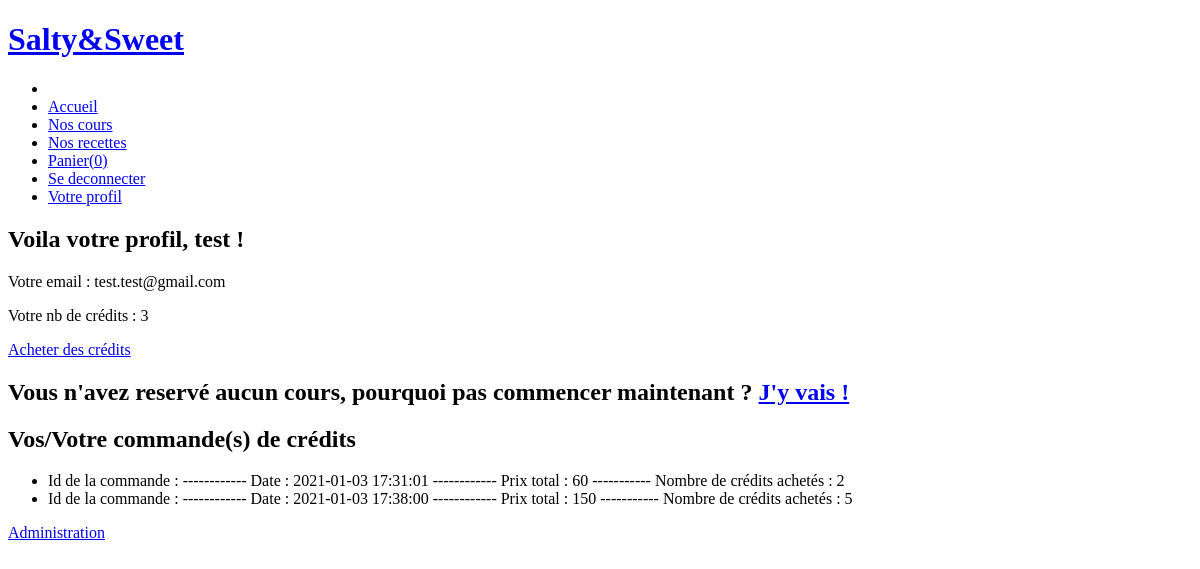
The app's page /index.php?page=profil (signed in) with its own data.
### tables this page shows
CREATE TABLE `Clients` (
  `idClient` int(11) NOT NULL,
  `nom` varchar(20) NOT NULL,
  `prenom` varchar(20) NOT NULL,
  `codePostale` int(5) NOT NULL,
  `email` varchar(20) NOT NULL,
  `pseudo` varchar(20) NOT NULL,
  `motDePasse` varchar(255) NOT NULL,
  `nbCredits` int(11) NOT NULL
);

CREATE TABLE `CommandeCredit` (
  `idCommande` int(11) NOT NULL,
  `idClient` int(11) NOT NULL,
  `date` datetime NOT NULL,
  `prixTotal` int(11) NOT NULL
);

### app/Controller/controllerCommande.php (called while the page is built, shortened)
<?php
class controllerCommande
{
    public function getCommandeClient($idClient)
    {
        $controllerClients= new controllerClients();
        $recupEmail= $controllerClients->infoClient($idClient);
        $client= new Clients($recupEmail);
        $email= $client->getEmail();
        $nbCredits=$client->getNbCredits();
        $controllerCommandeCredit=new controllerCommandeCredit();
        $CommandesCredits=$controllerCommandeCredit->getCommandeClient($idClient);
        include "app/View/Profil.php";
    }
}
?>

### app/Model/ClientModel.php (called while the page is built, shortened)
<?php
class ClientModel extends model
{
    public function __construct()
    {
        $this->table="Clients";
    }
    public function informationClient($idClient){
        $condition = array("condition"=>"idClient = $idClient");
        $results= $this->trouverOne($condition);
        return $results;
    }
}
?>

### app/Model/model.php (called while the page is built, shortened)
<?php
include "app/Config/Database.php";
class model{
    protected $table;
    private $connex;
    public function __construct($table)
    {
        $bd=new database();
        $this->connex= $bd->getConnexion();
    }
    public function trouver($donnees=array()){
        $specification=" * ";
        $autreTable= " ";
        $condition= " 1 ";
        $otherconditions= " ";
        if (isset($donnees["condition"])){
            $condition=$donnees["condition"];
        }
        $sql = "SELECT".$specification." FROM ".$this->table." ".$autreTable." WHERE ".$condition. " ".$otherconditions;
        $envoisql=$this->connex->query($sql);
        $resultatssql=$envoisql->fetchAll(PDO::FETCH_ASSOC);
        return $resultatssql;
    }
    public function trouverOne($donnees=array()){
        $specification=" * ";
        $autreTable= " ";
        $condition= " 1 ";
        $otherconditions= " ";
        if (isset($donnees["condition"])){
            $condition=$donnees["condition"];
        }
        $sql = "SELECT".$specification." FROM ".$this->table." ".$autreTable." WHERE ".$condition. " ".$otherconditions;
        $envoisql=$this->connex->query($sql);
        $resultatssql=$envoisql->fetch(PDO::FETCH_ASSOC);
        return $resultatssql;
    }
}
?>

### app/Config/Database.php (called while the page is built, shortened)
<?php
class Database{
    private $_host = "localhost";
    private $_db_name = "Site";
    private $_username = "user";
    private $_password = "user";
    public function getConnexion(){
        $this->_conn = null;
        try{
            $this->_conn = new \PDO("mysql:host=" . $this->_host . ";dbname=" . $this->_db_name, $this->_username, $this->_password);
            $this->_conn->exec("set names utf8");
        }catch(PDOException $exception){
            echo "Connection error: " . $exception->getMessage();
        }
        return $this->_conn;
    }
}
?>

### app/Controller/controllerClients.php (called while the page is built, shortened)
<?php
class controllerClients
{
    private $model;
    public function __construct()
    {
        $this->model= new ClientModel();
    }
    public function infoClient($idClient){
        $results= $this->model->informationClient($idClient);
        return $results;
    }
}
?>

### app/Entity/Clients.php (called while the page is built, shortened)
<?php
class Clients
{
    private $email;
    private $nbCredits;
    public function hydrate(array $donnees)
    {
        foreach ($donnees as $key => $values) {
            $method = 'set' . ucfirst($key);
        }
    }
    public function getEmail()
    {
        return $this->email;
    }
    public function setEmail($email)
    {
        $this->email = $email;
    }
    public function getNbCredits()
    {
        return $this->nbCredits;
    }
    public function setNbCredits($nbCredits)
    {
        $this->nbCredits = $nbCredits;
    }
}

### app/Controller/controllerCommandeCredit.php (called while the page is built, shortened)
<?php
class controllerCommandeCredit
{
    private $model;
    public function __construct()
    {
        $this->model= new CommandeCreditModel();
    }
    public function getCommandeClient($idClient)
    {
        $resultsCommandeClient=$this->model->getCommandeIdClient($idClient);
        if($resultsCommandeClient !=NULL){
            $toutesLesCommandes= array();
            foreach($resultsCommandeClient as $commande){
                $comm= new Commande($commande);
                array_push($toutesLesCommandes, $comm);
            }
        }
        return $toutesLesCommandes;
    }
}
?>

### app/Model/CommandeCreditModel.php (called while the page is built, shortened)
<?php
class CommandeCreditModel extends model
{
    public function __construct()
    {
        $this->table="CommandeCredit";
    }
    public function getCommandeIdClient($idClient)
    {
        $condition=array("condition"=>"idClient = $idClient");
        $results=$this->trouver($condition);
        return $results;
    }
}
?>

### app/Entity/Commande.php (called while the page is built, shortened)
<?php
class Commande
{
    private $date;
    private $prixTotal;
    public function hydrate(array $donnees)
    {
        foreach ($donnees as $key => $values) {
            $method = 'set' . ucfirst($key);
        }
    }
    public function getDate()
    {
        return $this->date;
    }
    public function setDate($date)
    {
        $this->date = $date;
    }
    public function getPrixTotal()
    {
        return $this->prixTotal;
    }
    public function setPrixTotal($prixTotal)
    {
        $this->prixTotal = $prixTotal;
    }
}

### app/View/Profil.php (the view, shortened to what this page needs)
<!DOCTYPE html>
<html>
<head>
    <link rel="stylesheet" href="../../css/style.css">
</head>
<body class="vignet">
    <?php include_once("header.php")?>
    <section class="profil">
    <h2>Voila votre profil, <?=$_SESSION["pseudo"]?> ! </h2>
    <p>Votre email : <?=$email?></p>
    <p>Votre nb de crédits : <?=$nbCredits?></p>
    <a href="index.php?page=recharge">Acheter des crédits </a>
    <?php if($toutesLesCommandes == NULL):?>
    <h2>Vous n'avez reservé aucun cours, pourquoi pas commencer maintenant ? <a href="index.php?page=cours">J'y vais ! </a></h2>
    <?php endif;?>
    <?php if($CommandesCredits !=NULL):?>
        <h2>Vos/Votre commande(s) de crédits </h2>
        <ul>
            <?php foreach($CommandesCredits as $cc):?>
                <li>Id de la commande : <?=$cc->getIdCommande?> ------------ Date : <?=$cc->getDate()?> ------------ Prix total : <?=$cc->getPrixTotal()?> ----------- Nombre de crédits achetés : <?=$cc->getPrixTotal()/30?></li>
            <?php endforeach?>
        </ul>
        <?php endif?>
    </section>
    <div id="footer">
<?php include_once("footer.php")?>
</div>
</body></html>

### records on screen
clients: email "test.test@gmail.com", nbCredits "3"
commandecredit: date "2021-01-03 17:31:01", prixTotal "60", $cc->getPrixTotal()/30 "2"
commandecredit: date "2021-01-03 17:38:00", prixTotal "150", $cc->getPrixTotal()/30 "5"

### other values on screen
$_SESSION["pseudo"] "test"
